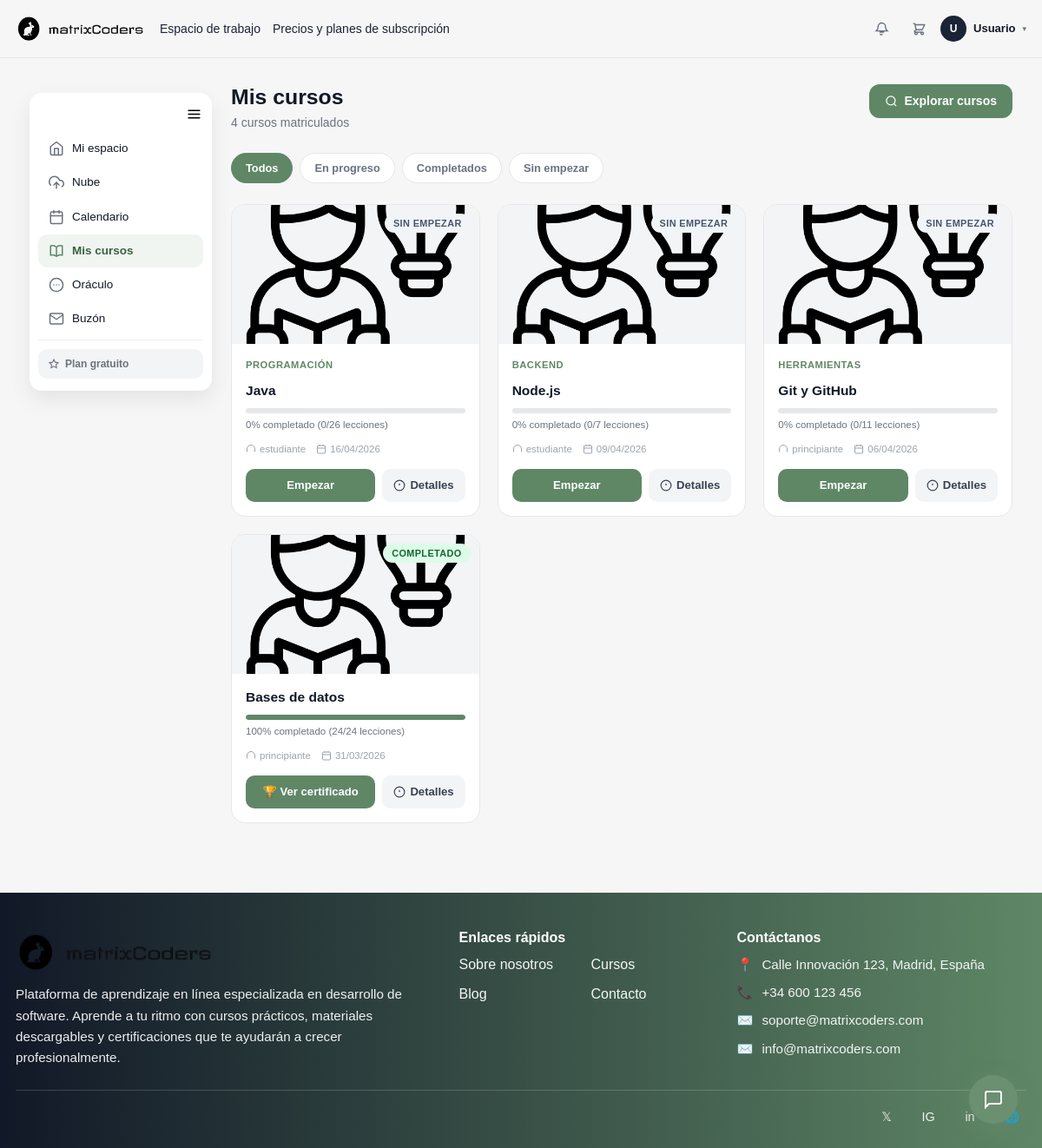
Before: /index.php?url=mis-cursos (signed in) with the older database file.
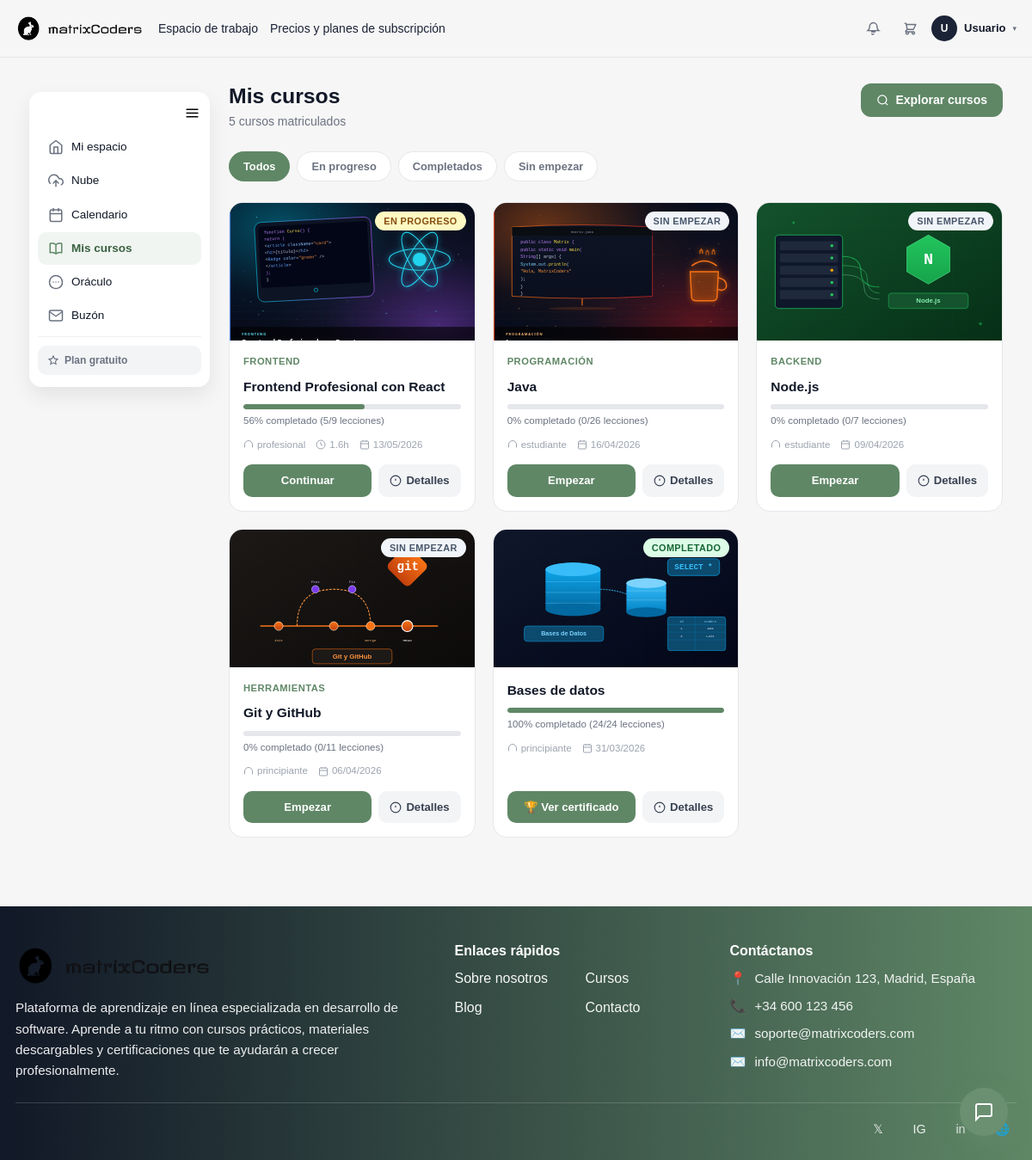
After: the same page with the newer database file.
### tables this page shows
CREATE TABLE curso (
    id             INTEGER PRIMARY KEY AUTOINCREMENT,
    titulo         TEXT    NOT NULL,
    descripcion    TEXT    DEFAULT NULL,
    info_extra     TEXT    DEFAULT NULL,
    que_aprenderas TEXT    DEFAULT NULL,
    imagen         TEXT    DEFAULT NULL,
    destacado      INTEGER NOT NULL DEFAULT 0,
    precio         REAL    NOT NULL DEFAULT 0.00,
    nivel          TEXT    DEFAULT NULL,
    categoria      TEXT    DEFAULT NULL,
    duracion_min   INTEGER DEFAULT NULL,
    estudiantes    INTEGER DEFAULT NULL
, activo        INTEGER NOT NULL DEFAULT 1, instructor_id INTEGER DEFAULT NULL, orden         INTEGER NOT NULL DEFAULT 0, apuntes_json   TEXT    DEFAULT NULL);

### app/controllers/MisCursosController.php (called while the page is built, shortened)
<?php
class MisCursosController
{
    public function index(): void
    {
        $usuario_id = (int)$_SESSION['usuario_id'];
        $database = new Database();
        $conexion = $database->connect();
        $stmt = $conexion->prepare("
            SELECT
                c.id,
                c.titulo,
                c.descripcion,
                c.imagen,
                c.nivel,
                c.categoria,
                c.duracion_min,
                m.fecha AS fecha_matricula,
                m.estado AS matricula_estado,
                (
                    SELECT COUNT(l.id)
                    FROM leccion l
                    JOIN unidad u ON l.unidad_id = u.id
                    WHERE u.curso_id = c.id
                ) AS total_lecciones,
                (
                    SELECT COUNT(DISTINCT lv.leccion_id)
                    FROM leccion_vista lv
                    JOIN leccion l ON l.id = lv.leccion_id
                    JOIN unidad u  ON l.unidad_id = u.id
                    WHERE u.curso_id = c.id
                      AND lv.usuario_id = ?
                ) AS lecciones_vistas,
                (
                    SELECT lv2.leccion_id
                    FROM leccion_vista lv2
                    JOIN leccion l2 ON l2.id = lv2.leccion_id
                    JOIN unidad u2  ON l2.unidad_id = u2.id
                    WHERE u2.curso_id = c.id
                      AND lv2.usuario_id = ?
                    ORDER BY lv2.visto_at DESC
                    LIMIT 1
                ) AS ultima_leccion_id
            FROM matricula m
            JOIN curso c ON c.id = m.curso_id
            WHERE m.usuario_id = ? AND m.estado IN ('activa','completado')
            ORDER BY m.fecha DESC
        ");
        $stmt->execute([$usuario_id, $usuario_id, $usuario_id]);
        $cursos = $stmt->fetchAll(PDO::FETCH_ASSOC);
        require __DIR__ . '/../views/mis-cursos/index.php';
    }
}

### app/helpers/curso_imagen.php (called while the page is built, shortened)
<?php
if (!function_exists('matrixcoders_curso_image')) {
    function matrixcoders_curso_image(?string $imageName, string $title = ''): string
    {
        $dir = dirname(__DIR__, 2) . '/public/img/cursos';
        static $availableFiles = null;
        if ($availableFiles === null) {
            $availableFiles = [];
            foreach (glob($dir . '/*') ?: [] as $file) {
                $availableFiles[strtolower(basename($file))] = basename($file);
            }
        }
        $baseFallback = isset($availableFiles['nodejs.jpg'])
            ? BASE_URL . '/img/cursos/' . $availableFiles['nodejs.jpg']
            : BASE_URL . '/img/aprendiendo.png';
        $candidate = trim((string)$imageName);
        if ($candidate !== '') {
            $lower = strtolower($candidate);
            if (isset($availableFiles[$lower])) {
                return BASE_URL . '/img/cursos/' . $availableFiles[$lower];
            }
        }
        $haystack = strtolower($candidate . ' ' . $title);
        $map = [
            'git' => 'git.jpg',
            'github' => 'git.jpg',
            'node' => 'nodejs.jpg',
            'nodejs' => 'nodejs.jpg',
            'sql' => 'bbdd.jpg',
            'mysql' => 'bbdd.jpg',
            'bbdd' => 'bbdd.jpg',
            'base de datos' => 'bbdd.jpg',
            'database' => 'bbdd.jpg',
        ];
        return $baseFallback;
    }
}

### app/views/mis-cursos/index.php (the view, shortened to what the rows shown need)
<?php
require_once __DIR__ . '/../../helpers/curso_imagen.php';
$filtroActual = $_GET['filtro'] ?? 'todos';
$cursos = $cursos ?? [];
?>
<!DOCTYPE html>
<html lang="es">
<head>
    <link href="https://cdn.jsdelivr.net/npm/bootstrap@5.3.3/dist/css/bootstrap.min.css" rel="stylesheet">
    <link rel="stylesheet" href="<?= BASE_URL ?>/css/header.css">
    <link rel="stylesheet" href="<?= BASE_URL ?>/css/footer.css">
    <link rel="stylesheet" href="<?= BASE_URL ?>/css/dashboard.css">
    <link rel="stylesheet" href="<?= BASE_URL ?>/css/sidebar.css">
    <link rel="stylesheet" href="<?= BASE_URL ?>/css/mis-cursos.css">
</head>
<body>
<main class="main-dashboard">
    <div class="mc-container">
        <div class="contenedor-dashboard-content">
            <div class="mis-cursos-main">
                <div class="mis-cursos-header">
                    <div>
                        <h1 class="mis-cursos-titulo">Mis cursos</h1>
                    </div>
                </div>
                <?php if (empty($cursos)): ?>
                <div class="mis-cursos-vacio">
                    <div class="mis-cursos-vacio-icono">
                        <svg width="48" height="48" fill="none" stroke="currentColor" stroke-width="1.5" viewBox="0 0 24 24">
                            <path stroke-linecap="round" stroke-linejoin="round" d="M12 6.042A8.967 8.967 0 0 0 6 3.75c-1.052 0-2.062.18-3 .512v14.25A8.987 8.987 0 0 1 6 18c2.305 0 4.408.867 6 2.292m0-14.25a8.966 8.966 0 0 1 6-2.292c1.052 0 2.062.18 3 .512v14.25A8.987 8.987 0 0 0 18 18a8.967 8.967 0 0 0-6 2.292m0-14.25v14.25"/>
                        </svg>
                    </div>
                    <?php if ($filtroActual === 'todos'): ?>
                    <p class="mis-cursos-vacio-titulo">Aún no estás matriculado en ningún curso</p>
                    <p class="mis-cursos-vacio-sub">Explora nuestro catálogo y encuentra el curso perfecto para ti.</p>
                    <a href="<?= BASE_URL ?>/index.php" class="mis-cursos-btn-explorar">Ver catálogo de cursos</a>
                    <?php else: ?>
                    <p class="mis-cursos-vacio-titulo">No hay cursos en esta categoría</p>
                    <p class="mis-cursos-vacio-sub">Prueba con otro filtro o explora más cursos.</p>
                    <a href="<?= BASE_URL ?>/index.php?url=mis-cursos" class="mis-cursos-btn-explorar">Ver todos mis cursos</a>
                    <?php endif; ?>
                </div>
                <?php else: ?>
                <div class="mis-cursos-grid">
                    <?php foreach ($cursos as $curso): ?>
                    <?php
                        $imgSrc   = matrixcoders_curso_image($curso['imagen'] ?? null, $curso['titulo'] ?? '');
                        $progreso = (int)($curso['progreso'] ?? 0);
                        $estado   = $curso['estado'] ?? 'sin_empezar';
                        $urlLeccion = $estado === 'completado'
                            ? BASE_URL . '/index.php?url=curso-completado&curso=' . (int)$curso['id']
                            : ($curso['ultima_leccion_id']
                                ? BASE_URL . '/index.php?url=leccion&id=' . (int)$curso['ultima_leccion_id']
                                : BASE_URL . '/index.php?url=detallecurso&id=' . (int)$curso['id']);
                    ?>
                    <div class="mis-cursos-card">
                        <a href="<?= htmlspecialchars($urlLeccion) ?>" class="mis-cursos-card-img-wrap">
                            <img src="<?= htmlspecialchars($imgSrc) ?>"
                                 alt="<?= htmlspecialchars($curso['titulo'] ?? '') ?>"
                                 class="mis-cursos-card-img">
                            <?php if ($estado === 'completado'): ?>
                            <span class="mis-cursos-badge completado">Completado</span>
                            <?php elseif ($estado === 'en_progreso'): ?>
                            <span class="mis-cursos-badge en-progreso">En progreso</span>
                            <?php else: ?>
                            <span class="mis-cursos-badge sin-empezar">Sin empezar</span>
                            <?php endif; ?>
                        </a>
                        <div class="mis-cursos-card-body">
                            <?php if (!empty($curso['categoria'])): ?>
                            <span class="mis-cursos-categoria"><?= htmlspecialchars($curso['categoria']) ?></span>
                            <?php endif; ?>
                            <a href="<?= BASE_URL ?>/index.php?url=detallecurso&id=<?= (int)$curso['id'] ?>"
                               class="mis-cursos-card-titulo">
                                <?= htmlspecialchars($curso['titulo'] ?? '') ?>
                            </a>
                            <div class="mis-cursos-progreso-wrap">
                                <div class="mis-cursos-progreso-barra">
                                    <div class="mis-cursos-progreso-fill" style="width: <?= $progreso ?>%"></div>
                                </div>
                                <span class="mis-cursos-progreso-label">
                                    <?= $progreso ?>% completado
                                    (<?= (int)$curso['lecciones_vistas'] ?>/<?= (int)$curso['total_lecciones'] ?> lecciones)
                                </span>
                            </div>
                            <div class="mis-cursos-meta">
                                <?php if (!empty($curso['nivel'])): ?>
                                <span class="mis-cursos-meta-item">
                                    <svg width="12" height="12" fill="none" stroke="currentColor" stroke-width="2" viewBox="0 0 24 24">
                                        <path stroke-linecap="round" d="M3 18v-6a9 9 0 0 1 18 0v6"/>
                                    </svg>
                                    <?= htmlspecialchars($curso['nivel']) ?>
                                </span>
                                <?php endif; ?>
                                <?php if (!empty($curso['duracion_min'])): ?>
                                <span class="mis-cursos-meta-item">
                                    <svg width="12" height="12" fill="none" stroke="currentColor" stroke-width="2" viewBox="0 0 24 24">
                                        <circle cx="12" cy="12" r="10"/><polyline points="12 6 12 12 16 14"/>
                                    </svg>
                                    <?= round((int)$curso['duracion_min'] / 60, 1) ?>h
                                </span>
                                <?php endif; ?>
                                <span class="mis-cursos-meta-item">
                                    <svg width="12" height="12" fill="none" stroke="currentColor" stroke-width="2" viewBox="0 0 24 24">
                                        <rect x="3" y="4" width="18" height="18" rx="2"/><line x1="16" y1="2" x2="16" y2="6"/><line x1="8" y1="2" x2="8" y2="6"/><line x1="3" y1="10" x2="21" y2="10"/>
                                    </svg>
                                    <?= date('d/m/Y', strtotime($curso['fecha_matricula'] ?? 'now')) ?>
                                </span>
                            </div>
                            <div class="mis-cursos-acciones">
                                <a href="<?= htmlspecialchars($urlLeccion) ?>" class="mis-cursos-btn-continuar">
                                    <?php if ($estado === 'completado'): ?>
                                        🏆 Ver certificado
                                    <?php elseif ($estado === 'en_progreso'): ?>
                                        Continuar
                                    <?php else: ?>
                                        Empezar
                                    <?php endif; ?>
                                </a>
                                <a href="<?= BASE_URL ?>/index.php?url=detallecurso&id=<?= (int)$curso['id'] ?>"
                                   class="mis-cursos-btn-detalle" title="Ver detalles del curso">
                                    <svg width="14" height="14" fill="none" stroke="currentColor" stroke-width="2" viewBox="0 0 24 24">
                                        <circle cx="12" cy="12" r="10"/><line x1="12" y1="8" x2="12" y2="12"/><line x1="12" y1="16" x2="12.01" y2="16"/>
                                    </svg>
                                    Detalles
                                </a>
                            </div>
                        </div>
                    </div>
                    <?php endforeach; ?>
                </div>
                <?php endif; ?>
            </div>
        </div>
    </div>
</main>
<?php require __DIR__ . '/../layout/footer.php'; ?>
</body>
</html>

Changed rows visible on the page:
now on this page (row edited): curso: imagen+titulo (picture), shows "EN PROGRESO", categoria "FRONTEND", titulo "Frontend Profesional con React", progreso "56", lecciones_vistas "5", total_lecciones "9", nivel "profesional", (int)$curso['duracion_min']/60 "1.6", fecha_matricula "13/05/2026", shows "Continuar"
changed curso "Java": imagen+titulo: picture added in place of a placeholder
changed curso "Node.js": imagen+titulo: picture added in place of a placeholder
changed curso "Git y GitHub": imagen+titulo: picture added in place of a placeholder
changed curso "Bases de datos": imagen+titulo: picture added in place of a placeholder
Other visible differences:
$totalCursos: "4" → "5"
